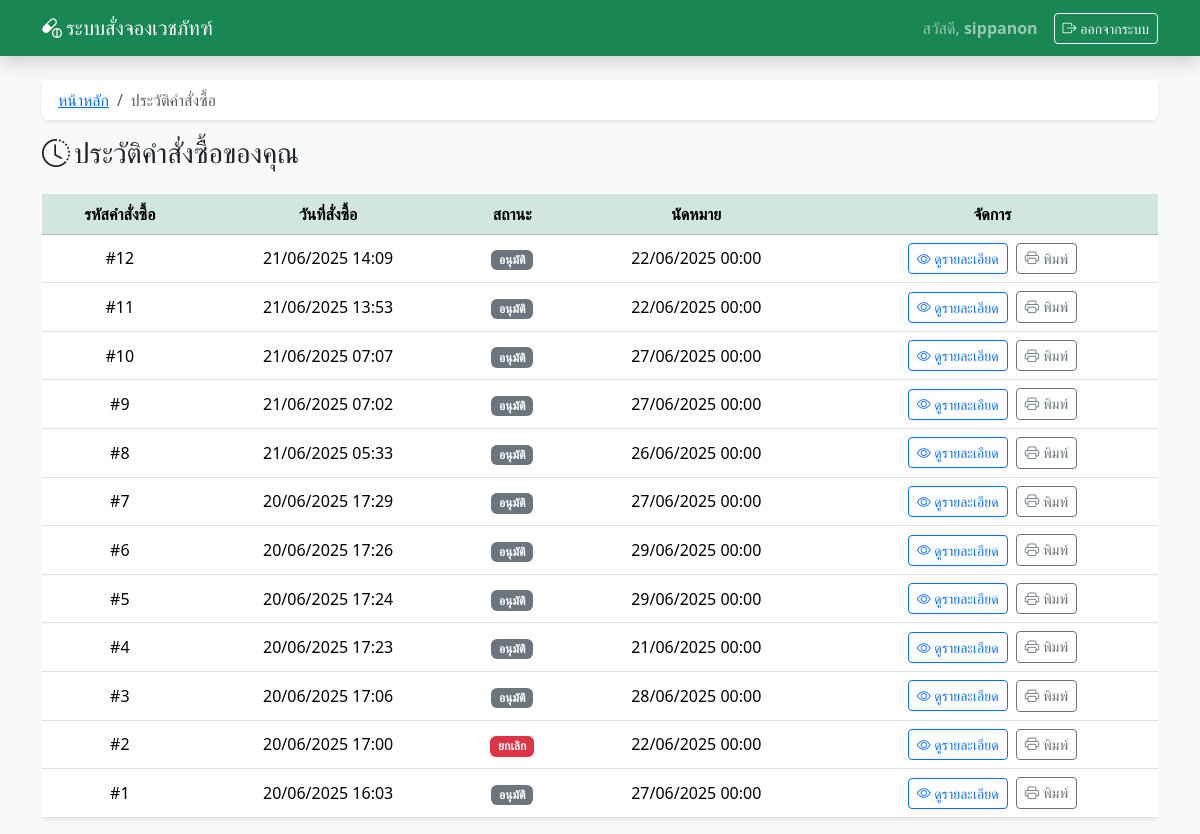
The page /user_dashboard.php (signed in) on the database its author committed.
### tables this page shows
CREATE TABLE `orders` (
  `order_id` int(11) NOT NULL,
  `user_id` int(11) DEFAULT NULL,
  `total_price` decimal(10,2) DEFAULT NULL,
  `status` varchar(50) DEFAULT 'รอดำเนินการ',
  `appointment_date` date DEFAULT NULL,
  `prescription_file` varchar(255) DEFAULT NULL,
  `created_at` timestamp NOT NULL DEFAULT current_timestamp(),
  `is_notified` tinyint(1) DEFAULT 0,
  `payment_status` varchar(50) DEFAULT 'รอดำเนินการ'
);

### user_dashboard.php (the view, shortened to what this page needs)
<?php
include 'db.php';
$user_id = $_SESSION['user_id'];
$username = $_SESSION['username'];
$stmt = $conn->prepare("SELECT * FROM orders WHERE user_id = ? ORDER BY created_at DESC");
$stmt->bind_param("i", $user_id);
$stmt->execute();
$orders = $stmt->get_result();
?>
<!DOCTYPE html>
<html lang="th">
<head>
    <link href="https://cdn.jsdelivr.net/npm/bootstrap@5.3.3/dist/css/bootstrap.min.css" rel="stylesheet" />
    <link href="https://cdn.jsdelivr.net/npm/bootstrap-icons@1.10.5/font/bootstrap-icons.css" rel="stylesheet" />
</head>
<body class="bg-light">
<nav class="navbar navbar-expand-lg navbar-dark bg-success shadow">
    <div class="container">
        <a class="navbar-brand" href="index.php"><i class="bi bi-capsule-pill me-1"></i>ระบบสั่งจองเวชภัทฑ์</a>
        <div class="d-flex align-items-center">
            <span class="navbar-text me-3">สวัสดี, <strong><?= htmlspecialchars($username) ?></strong></span>
            <a href="logout.php" class="btn btn-outline-light btn-sm"><i class="bi bi-box-arrow-right"></i> ออกจากระบบ</a>
        </div>
    </div>
</nav>
<div class="container mt-4">
    <nav aria-label="breadcrumb">
        <ol class="breadcrumb bg-white px-3 py-2 rounded shadow-sm">
            <li class="breadcrumb-item"><a href="index.php">หน้าหลัก</a></li>
            <li class="breadcrumb-item active" aria-current="page">ประวัติคำสั่งซื้อ</li>
        </ol>
    </nav>
    <h3 class="mb-4"><i class="bi bi-clock-history me-1"></i>ประวัติคำสั่งซื้อของคุณ</h3>
    <?php if ($orders->num_rows > 0): ?>
    <div class="table-responsive">
        <table class="table table-hover bg-white shadow-sm rounded">
            <thead class="table-success text-center">
                <tr>
                    <th>รหัสคำสั่งซื้อ</th>
                    <th>วันที่สั่งซื้อ</th>
                    <th>สถานะ</th>
                    <th>นัดหมาย</th>
                    <th>จัดการ</th>
                </tr>
            </thead>
            <tbody>
                <?php while($order = $orders->fetch_assoc()): ?>
                <tr class="align-middle text-center">
                    <td>#<?= $order['order_id'] ?></td>
                    <td><?= date('d/m/Y H:i', strtotime($order['created_at'])) ?></td>
                    <td>
                        <?php
                        $status = htmlspecialchars($order['status']);
                        $badge_class = match ($status) {
                            'รอดำเนินการ' => 'warning',
                            'กำลังเตรียมยา' => 'info',
                            'พร้อมรับยา' => 'primary',
                            'สำเร็จ' => 'success',
                            'ยกเลิก' => 'danger',
                            default => 'secondary',
                        };
                        ?>
                        <span class="badge bg-<?= $badge_class ?>"><?= $status ?></span>
                    </td>
                    <td>
                        <?= $order['appointment_date'] ? date('d/m/Y H:i', strtotime($order['appointment_date'])) : '<span class="text-muted">ยังไม่กำหนด</span>' ?>
                    </td>
                    <td>
                        <a href="order_detail.php?order_id=<?= $order['order_id'] ?>" class="btn btn-outline-primary btn-sm">
                            <i class="bi bi-eye"></i> ดูรายละเอียด
                        </a>
                        <button type="button" onclick="printOrder(<?= $order['order_id'] ?>)" class="btn btn-outline-secondary btn-sm btn-print ms-1">
                            <i class="bi bi-printer"></i> พิมพ์
                        </button>
                    </td>
                </tr>
                <?php endwhile; ?>
            </tbody>
        </table>
    </div>
    <?php else: ?>
        <div class="alert alert-info shadow-sm">คุณยังไม่มีคำสั่งซื้อใด ๆ</div>
    <?php endif; ?>
</div>
</body>
</html>

### user_dashboard.php (style rules this page uses)
.btn-print { font-size: 0.9rem; }

### rows shown on the page
orders: order_id "12", created_at "21/06/2025 14:09", status "อนุมัติ", appointment_date "22/06/2025 00:00"
orders: order_id "11", created_at "21/06/2025 13:53", status "อนุมัติ", appointment_date "22/06/2025 00:00"
orders: order_id "10", created_at "21/06/2025 07:07", status "อนุมัติ", appointment_date "27/06/2025 00:00"
orders: order_id "9", created_at "21/06/2025 07:02", status "อนุมัติ", appointment_date "27/06/2025 00:00"
orders: order_id "8", created_at "21/06/2025 05:33", status "อนุมัติ", appointment_date "26/06/2025 00:00"
orders: order_id "7", created_at "20/06/2025 17:29", status "อนุมัติ", appointment_date "27/06/2025 00:00"
orders: order_id "6", created_at "20/06/2025 17:26", status "อนุมัติ", appointment_date "29/06/2025 00:00"
orders: order_id "5", created_at "20/06/2025 17:24", status "อนุมัติ", appointment_date "29/06/2025 00:00"
orders: order_id "4", created_at "20/06/2025 17:23", status "อนุมัติ", appointment_date "21/06/2025 00:00"
orders: order_id "3", created_at "20/06/2025 17:06", status "อนุมัติ", appointment_date "28/06/2025 00:00"
orders: order_id "2", created_at "20/06/2025 17:00", status "ยกเลิก", appointment_date "22/06/2025 00:00"
orders: order_id "1", created_at "20/06/2025 16:03", status "อนุมัติ", appointment_date "27/06/2025 00:00"

### other values the page prints
$username "sippanon"
